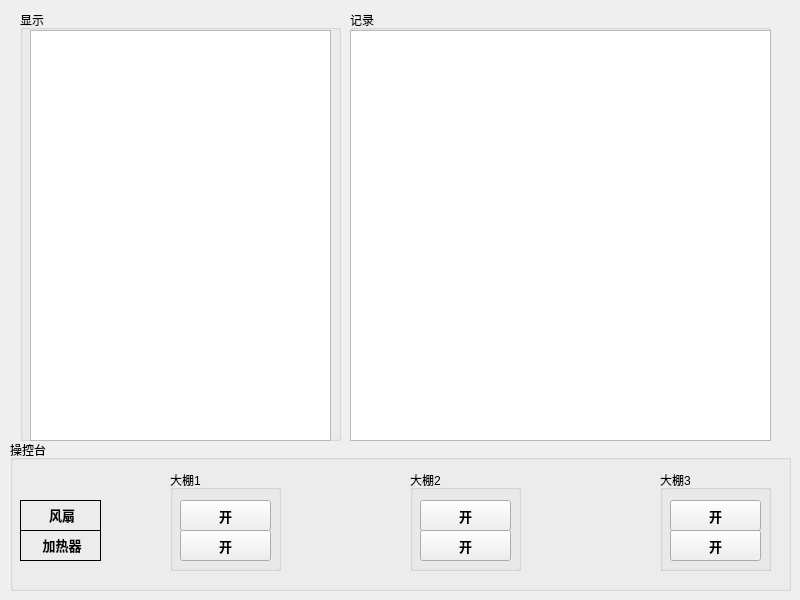
<?xml version="1.0" encoding="UTF-8"?>
<ui version="4.0">
 <class>Widget</class>
 <widget class="QWidget" name="Widget">
  <property name="geometry">
   <rect>
    <x>0</x>
    <y>0</y>
    <width>800</width>
    <height>600</height>
   </rect>
  </property>
  <property name="windowTitle">
   <string>Widget</string>
  </property>
  <widget class="QLabel" name="label_2">
   <property name="geometry">
    <rect>
     <x>20</x>
     <y>530</y>
     <width>81</width>
     <height>31</height>
    </rect>
   </property>
   <property name="font">
    <font>
     <pointsize>10</pointsize>
     <weight>75</weight>
     <bold>true</bold>
    </font>
   </property>
   <property name="styleSheet">
    <string notr="true">border:1px solid black</string>
   </property>
   <property name="text">
    <string>&lt;html&gt;&lt;head/&gt;&lt;body&gt;&lt;p align=&quot;center&quot;&gt;加热器&lt;/p&gt;&lt;/body&gt;&lt;/html&gt;</string>
   </property>
  </widget>
  <widget class="QLabel" name="label_3">
   <property name="geometry">
    <rect>
     <x>20</x>
     <y>500</y>
     <width>81</width>
     <height>31</height>
    </rect>
   </property>
   <property name="styleSheet">
    <string notr="true">border:1px solid black</string>
   </property>
   <property name="text">
    <string>&lt;html&gt;&lt;head/&gt;&lt;body&gt;&lt;p align=&quot;center&quot;&gt;&lt;span style=&quot; font-size:10pt; font-weight:600;&quot;&gt;风扇&lt;/span&gt;&lt;/p&gt;&lt;/body&gt;&lt;/html&gt;</string>
   </property>
  </widget>
  <widget class="QPushButton" name="pushButton">
   <property name="geometry">
    <rect>
     <x>180</x>
     <y>500</y>
     <width>91</width>
     <height>31</height>
    </rect>
   </property>
   <property name="font">
    <font>
     <pointsize>10</pointsize>
     <weight>75</weight>
     <bold>true</bold>
    </font>
   </property>
   <property name="text">
    <string>开</string>
   </property>
  </widget>
  <widget class="QPushButton" name="pushButton_2">
   <property name="geometry">
    <rect>
     <x>180</x>
     <y>530</y>
     <width>91</width>
     <height>31</height>
    </rect>
   </property>
   <property name="font">
    <font>
     <pointsize>10</pointsize>
     <weight>75</weight>
     <bold>true</bold>
    </font>
   </property>
   <property name="text">
    <string>开</string>
   </property>
  </widget>
  <widget class="QGroupBox" name="groupBox">
   <property name="geometry">
    <rect>
     <x>170</x>
     <y>470</y>
     <width>111</width>
     <height>101</height>
    </rect>
   </property>
   <property name="title">
    <string>大棚1</string>
   </property>
  </widget>
  <widget class="QGroupBox" name="groupBox_2">
   <property name="geometry">
    <rect>
     <x>410</x>
     <y>470</y>
     <width>111</width>
     <height>101</height>
    </rect>
   </property>
   <property name="title">
    <string>大棚2</string>
   </property>
  </widget>
  <widget class="QPushButton" name="pushButton_3">
   <property name="geometry">
    <rect>
     <x>420</x>
     <y>530</y>
     <width>91</width>
     <height>31</height>
    </rect>
   </property>
   <property name="font">
    <font>
     <pointsize>10</pointsize>
     <weight>75</weight>
     <bold>true</bold>
    </font>
   </property>
   <property name="text">
    <string>开</string>
   </property>
  </widget>
  <widget class="QPushButton" name="pushButton_4">
   <property name="geometry">
    <rect>
     <x>420</x>
     <y>500</y>
     <width>91</width>
     <height>31</height>
    </rect>
   </property>
   <property name="font">
    <font>
     <pointsize>10</pointsize>
     <weight>75</weight>
     <bold>true</bold>
    </font>
   </property>
   <property name="text">
    <string>开</string>
   </property>
  </widget>
  <widget class="QGroupBox" name="groupBox_3">
   <property name="geometry">
    <rect>
     <x>660</x>
     <y>470</y>
     <width>111</width>
     <height>101</height>
    </rect>
   </property>
   <property name="title">
    <string>大棚3</string>
   </property>
  </widget>
  <widget class="QPushButton" name="pushButton_5">
   <property name="geometry">
    <rect>
     <x>670</x>
     <y>530</y>
     <width>91</width>
     <height>31</height>
    </rect>
   </property>
   <property name="font">
    <font>
     <pointsize>10</pointsize>
     <weight>75</weight>
     <bold>true</bold>
    </font>
   </property>
   <property name="text">
    <string>开</string>
   </property>
  </widget>
  <widget class="QPushButton" name="pushButton_6">
   <property name="geometry">
    <rect>
     <x>670</x>
     <y>500</y>
     <width>91</width>
     <height>31</height>
    </rect>
   </property>
   <property name="font">
    <font>
     <pointsize>10</pointsize>
     <weight>75</weight>
     <bold>true</bold>
    </font>
   </property>
   <property name="text">
    <string>开</string>
   </property>
  </widget>
  <widget class="QGroupBox" name="groupBox_4">
   <property name="geometry">
    <rect>
     <x>10</x>
     <y>440</y>
     <width>781</width>
     <height>151</height>
    </rect>
   </property>
   <property name="title">
    <string>操控台</string>
   </property>
  </widget>
  <widget class="QGroupBox" name="groupBox_5">
   <property name="geometry">
    <rect>
     <x>20</x>
     <y>10</y>
     <width>321</width>
     <height>431</height>
    </rect>
   </property>
   <property name="title">
    <string>显示</string>
   </property>
   <widget class="QTextEdit" name="textEdit">
    <property name="geometry">
     <rect>
      <x>10</x>
      <y>20</y>
      <width>301</width>
      <height>411</height>
     </rect>
    </property>
   </widget>
  </widget>
  <widget class="QGroupBox" name="groupBox_6">
   <property name="geometry">
    <rect>
     <x>350</x>
     <y>10</y>
     <width>421</width>
     <height>431</height>
    </rect>
   </property>
   <property name="title">
    <string>记录</string>
   </property>
   <widget class="QTextEdit" name="textEdit_2">
    <property name="geometry">
     <rect>
      <x>0</x>
      <y>20</y>
      <width>421</width>
      <height>411</height>
     </rect>
    </property>
    <property name="readOnly">
     <bool>true</bool>
    </property>
   </widget>
  </widget>
  <zorder>groupBox_6</zorder>
  <zorder>groupBox_5</zorder>
  <zorder>groupBox_4</zorder>
  <zorder>groupBox</zorder>
  <zorder>label_2</zorder>
  <zorder>label_3</zorder>
  <zorder>pushButton</zorder>
  <zorder>pushButton_2</zorder>
  <zorder>groupBox_2</zorder>
  <zorder>pushButton_3</zorder>
  <zorder>pushButton_4</zorder>
  <zorder>groupBox_3</zorder>
  <zorder>pushButton_5</zorder>
  <zorder>pushButton_6</zorder>
 </widget>
 <resources/>
 <connections/>
</ui>
